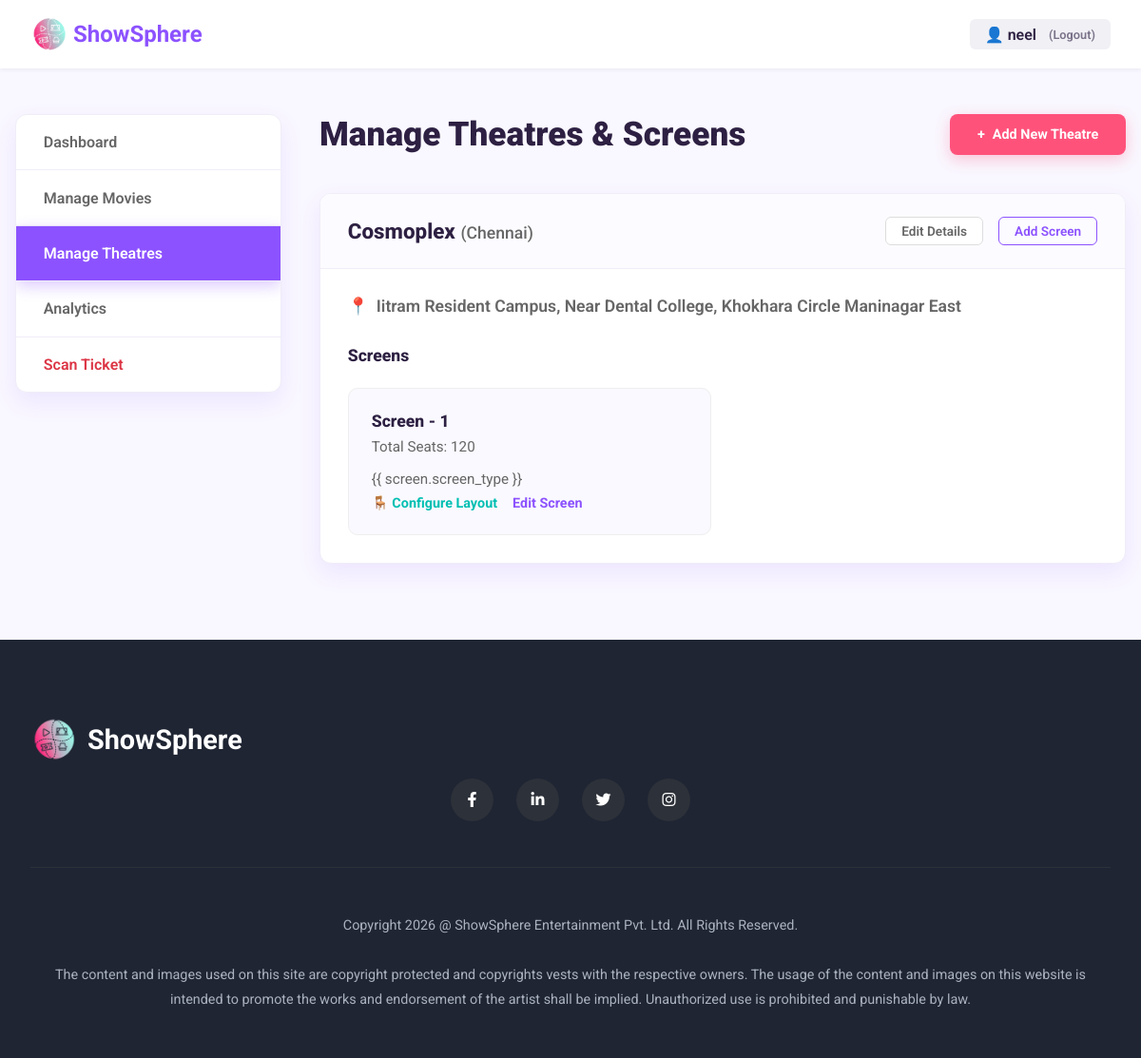
The page /theatre/theatres/ (signed in) on the database its author committed.
### booking/models.py (models this page shows, shortened)
class CustomUser(AbstractUser):
    ROLE_CHOICES = [
        ('customer', 'Customer'),
        ('organizer', 'Event Organizer'),
        ('theatre_owner', 'Theatre Owner'),
        ('admin', 'Admin'),
    ]
    role = models.CharField(max_length=20, choices=ROLE_CHOICES, default='customer')
    city = models.ForeignKey('City', on_delete=models.SET_NULL, null=True, blank=True)
    phone = models.CharField(max_length=15, blank=True)
    email_verified = models.BooleanField(default=False)
    verification_token = models.CharField(max_length=100, blank=True)

class Theatre(models.Model):
    owner = models.ForeignKey(TheatreOwnerProfile, on_delete=models.CASCADE, related_name='theatres')
    name = models.CharField(max_length=200, help_text='Theatre/Cinema name with location')
    city = models.ForeignKey(City, on_delete=models.CASCADE, related_name='theatres')
    address = models.TextField()
    total_screens = models.PositiveIntegerField()
    facilities = models.TextField(blank=True, help_text='Parking, Food Court, 3D, IMAX, etc.')
    is_active = models.BooleanField(default=True)
    created_at = models.DateTimeField(auto_now_add=True)
    class Meta:
        ordering = ['name']

class City(models.Model):
    name = models.CharField(max_length=100, unique=True)
    state = models.ForeignKey(State, on_delete=models.CASCADE, related_name='cities')
    is_active = models.BooleanField(default=True)
    class Meta:
        verbose_name_plural = 'Cities'
        ordering = ['name']

class Screen(models.Model):
    theatre = models.ForeignKey(Theatre, on_delete=models.CASCADE, related_name='screens')
    name = models.CharField(max_length=50, help_text='Screen 1, Audi 2, etc.')
    total_seats = models.PositiveIntegerField()
    SCREEN_FORMAT_CHOICES = [
        ('2D', '2D'),
        ('3D', '3D'),
        ('IMAX', 'IMAX'),
        ('4DX', '4DX'),
        ('IMAX_3D', 'IMAX 3D'),
        ('DOLBY_ATMOS', 'Dolby Atmos'),
        ('SCREEN_X', 'ScreenX'),
    ]
    screen_type = models.CharField(
        max_length=100,
        default='2D',
        blank=True,
        help_text='Supported formats (comma-separated): 2D, 3D, IMAX, etc.'
    )
    rows = models.IntegerField(default=10, help_text='Number of rows')
    seats_per_row = models.IntegerField(default=15, help_text='Average seats per row')
    seat_layout = models.JSONField(default=dict, blank=True, help_text='Complete seat configuration')
    price_tiers = models.JSONField(default=dict, blank=True, help_text='Pricing tiers')
    is_active = models.BooleanField(default=True)
    class Meta:
        ordering = ['name']
        unique_together = ['theatre', 'name']

### booking/views.py (the view)
# urls.py: path('theatre/theatres/', views.manage_theatres, name='manage_theatres'),
@approved_theatre_owner_required
def manage_theatres(request):
    profile = request.user.theatre_profile
    theatres = Theatre.objects.filter(owner=profile).order_by('-created_at')
    context = {
        'theatres': theatres,
    }
    return render(request, 'theatre/manage_theatres.html', context)

### templates/theatre/manage_theatres.html (shortened to what this page needs)
{% load static %}
<!DOCTYPE html>
<html lang="en">
<head>
    <link rel="stylesheet" href="https://cdnjs.cloudflare.com/ajax/libs/font-awesome/6.0.0/css/all.min.css">
</head>
<body>
    <header class="header">
        <a href="{% url 'booking:home' %}" class="logo">
            <img src="{% static 'css/showspere.png' %}" alt="Logo" width="40" height="40">
            <span>ShowSphere</span>
        </a>
        <div class="auth-buttons">
            {% if user.is_authenticated %}
            <div id="auth-section" style="display: flex; align-items: center; gap: 10px;">
                <div style="background: #f0f0f5; padding: 0.4rem 1rem; border-radius: 6px; display: flex; align-items: center; gap: 8px; color: var(--text-color); font-weight: 600; cursor: pointer;"
                    onclick="window.location.href='{% url 'booking:logout' %}';">
                    👤 {{ user.username }} <span
                        style="font-size: 0.8rem; opacity: 0.6; margin-left:5px;">(Logout)</span>
                </div>
            </div>
            {% else %}
            <a href="{% url 'booking:login' %}" class="btn btn-primary">Sign In</a>
            {% endif %}
        </div>
    </header>
    <main class="main-layout">
        <aside class="sidebar">
            <ul class="sidebar-menu">
                <li class="sidebar-item"><a href="{% url 'booking:theatre_dashboard' %}">Dashboard</a></li>
                <li class="sidebar-item"><a href="{% url 'booking:manage_movies' %}">Manage Movies</a></li>
                <li class="sidebar-item active"><a href="{% url 'booking:manage_theatres' %}">Manage Theatres</a></li>
                <li class="sidebar-item"><a href="{% url 'booking:theatre_analytics' %}">Analytics</a></li>
                <li class="sidebar-item"><a href="{% url 'booking:scan_ticket' %}" style="color: #dc3545;">Scan
                        Ticket</a></li>
            </ul>
        </aside>
        <section class="content">
            <div class="page-header">
                <h1 class="page-title">Manage Theatres & Screens</h1>
                <a href="{% url 'booking:create_theatre' %}" class="btn btn-add">
                    <span>+</span> Add New Theatre
                </a>
            </div>
            {% for theatre in theatres %}
            <div class="theatre-card">
                <div class="theatre-header">
                    <h2 class="theatre-name">{{ theatre.name }} <span>({{ theatre.city.name }})</span></h2>
                    <div class="header-actions">
                        <a href="{% url 'booking:edit_theatre' theatre.id %}" class="btn-sm btn-action-outline">Edit
                            Details</a>
                        <a href="{% url 'booking:create_screen' theatre.id %}" class="btn-sm btn-action-primary">Add
                            Screen</a>
                    </div>
                </div>
                <div class="theatre-body">
                    <div class="location-info">
                        <span>📍</span> {{ theatre.address }}
                    </div>
                    <div class="screens-section">
                        <h3>Screens</h3>
                        <div class="screens-grid">
                            {% for screen in theatre.screens.all %}
                            <div class="screen-card">
                                <h4 class="screen-name">{{ screen.name }}</h4>
                                <span class="screen-seats">Total Seats: {{ screen.total_seats }}</span>
                                <span class="screen-seats" style="display: block; margin-bottom: 0.5rem;">{{
                                    screen.screen_type }}</span>
                                <div style="display: flex; gap: 1rem; flex-wrap: wrap;">
                                    <a href="{% url 'booking:configure_screen_layout' screen.id %}"
                                        class="btn-edit-screen" style="color: #00BFB2;">🪑 Configure Layout</a>
                                    <a href="{% url 'booking:edit_screen' screen.id %}" class="btn-edit-screen">Edit
                                        Screen</a>
                                </div>
                            </div>
                            {% empty %}
                            <div class="empty-state"
                                style="grid-column: 1/-1; padding: 1rem; color: var(--text-light); background: #f9f9ff; border-radius: 8px;">
                                No screens added yet. Add a screen to start scheduling shows.
                            </div>
                            {% endfor %}
                        </div>
                    </div>
                </div>
            </div>
            {% empty %}
            <div class="empty-state"
                style="text-align: center; padding: 4rem; color: var(--text-light); background: var(--white); border-radius: var(--border-radius); box-shadow: var(--shadow);">
                <h3>No Theatres Found</h3>
                <p>Start by adding your first theatre property.</p>
            </div>
            {% endfor %}
        </section>
    </main>
    <footer class="footer">
        <div class="footer-content">
            <div class="footer-logo">
                <img src="{% static 'css/showspere.png' %}" alt="ShowSphere Logo" width="50" height="50"
                    fetchpriority="high" loading="eager">
                ShowSphere
            </div>
            <div class="social-links">
                <a href="https://www.facebook.com" target="_blank" class="social-circle"><i
                        class="fab fa-facebook-f"></i></a>
                <a href="https://www.linkedin.com" target="_blank" class="social-circle"><i
                        class="fab fa-linkedin-in"></i></a>
                <a href="https://www.twitter.com" target="_blank" class="social-circle"><i
                        class="fab fa-twitter"></i></a>
                <a href="https://www.instagram.com" target="_blank" class="social-circle"><i
                        class="fab fa-instagram"></i></a>
            </div>
            <p class="footer-text">
                Copyright {% now "Y" %} @ ShowSphere Entertainment Pvt. Ltd. All Rights Reserved.
                <br><br>
                The content and images used on this site are copyright protected and copyrights vests with the
                respective owners. The usage of the content and images on this website is intended to promote the works
                and endorsement of the artist shall be implied. Unauthorized use is prohibited and punishable by law.
            </p>
        </div>
    </footer>
</body>
</html>

### rows shown on the page
CustomUser: username "neel"
Theatre: name "Cosmoplex", city.name "Chennai", address "Iitram Resident Campus, Near Dental College, Khokhara Circle Maninagar East"
Screen: name "Screen - 1", total_seats "120"
